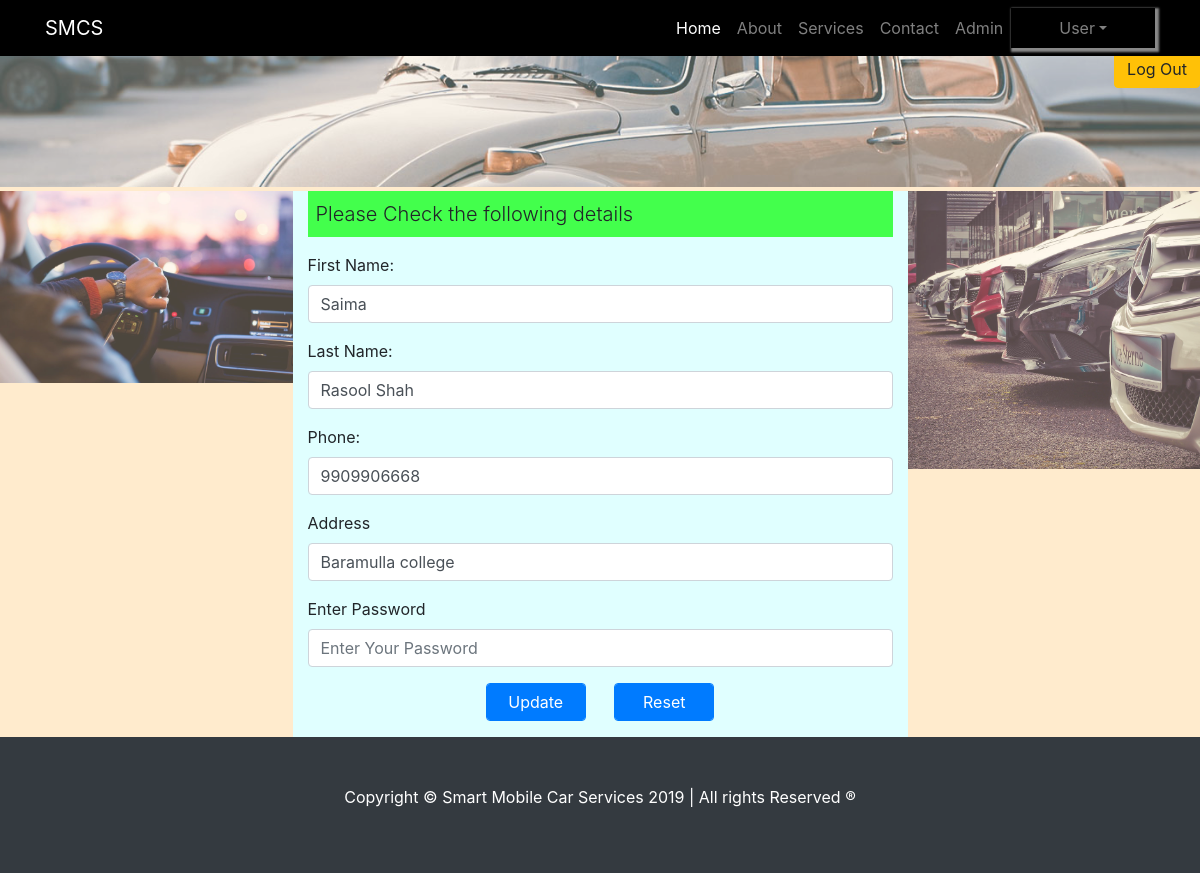
/customerupdation.php?update=cusomer4 (signed in), run on the app's committed database.
### tables this page shows
CREATE TABLE `customerlogin` (
  `id` int(8) NOT NULL,
  `firstname` varchar(30) NOT NULL,
  `lastname` varchar(30) NOT NULL,
  `phone` varchar(13) NOT NULL,
  `email` varchar(40) NOT NULL,
  `address` varchar(60) NOT NULL,
  `password` varchar(40) NOT NULL,
  `status` int(2) NOT NULL DEFAULT '0'
);

### customerupdation.php (the view, shortened to what this page needs)
<!DOCTYPE html>
<?php
include('Register.php');
if(isset($_SESSION['user_id']))
{
	$id=$_SESSION['user_id'];
?>
<html lang="en">
<head>
  <link rel="stylesheet" href="css/bootstrap.css">
</head>
<body style="background-color:#FFEBCD">
  <?php include("navigation.php");?>
  <header class="py-1" ><img class="img-responsive" src="images/register-header.jpg" style="width:100%;opacity:0.7;">
    <span><form method="POST" action="logout.php"> <input type="submit" class="btn btn-warning" style="position:fixed;top:50px;right:0px;z-index:999;" value="Log Out" name="customer_logout"></form></span>
  </header>
  <?php
  if(isset($_GET['update']))
  {
	 $sql="SELECT * FROM customerlogin WHERE id='$id'";
	 $result=mysqli_query($con,$sql);
	 $row=mysqli_fetch_assoc($result);
  ?>
<div class="row" >
 <div class="col-md-3 embed-responsive"><img class="img-responsive" src="images/listing_img4.jpg" style="width:100%;opacity:0.7"></div>
  <div class="col-md-6 d-block m-auto " style="background-color:#E0FFFF;">
   <p class="lead  p-2" style="background-color:rgb(0,255,0,0.7);">Please Check the following details</p>
		<form action="register.php" method="post" enctype="multipart/form-data"  onsubmit="return validateForm()">
		 <div class="form-group" >
			<label for="fname">First Name:</label>
			<input type="text" class="form-control" name="firstname" placeholder="Enter Firstname" id="fname" value="<?php echo $row['firstname']; ?>">
		 </div>
		 <div class="form-group">
			<label for="lname">Last Name:</label>
			<input type="text" class="form-control" name="lastname"  placeholder="Enter Lastname" id="lname" value="<?php echo $row['lastname']; ?>">
		 </div>
		 <div class="form-group">
			<label for="phone">Phone:</label>
			<input type="text" class="form-control" name="phone" placeholder="Enter Phone Number" id="phone" value="<?php echo $row['phone']; ?>">
		 </div>
		 <div class="form-group">
			<label for="address">Address</label>
			<input type="text" class="form-control" name="address" placeholder="Enter Your Address" id="address" value="<?php echo $row['address']; ?>">
		 </div>
		 <div class="form-group">
			<label for="password">Enter Password</label>
			<input type="password" class="form-control" name="password" placeholder="Enter Your Password" id="password">
		 </div>
		 <div class="form-group text-center">
			<input type="submit" class="form-control btn btn-primary" name="updateCustomer" value="Update" style="width:100px">
			<input type="reset" class="form-control btn btn-primary ml-4" name="reset" value="Reset" style="width:100px">
		 </div>
	 </form>
 </div>
 <div class="col-md-3 embed-responsive"><img class="img-responsive" src="images/facts_bg.jpg" style="width:100%;opacity:0.7"></div>
  <?php } ?>
  </div>
  <?php include("footer.php"); ?>
</body>
</html>
<?php
}
else
{
	header("location:index.php"); exit;
}
?>

### data on the page
customerlogin: firstname "Saima", lastname "Rasool Shah", phone "9909906668", address "Baramulla college"
